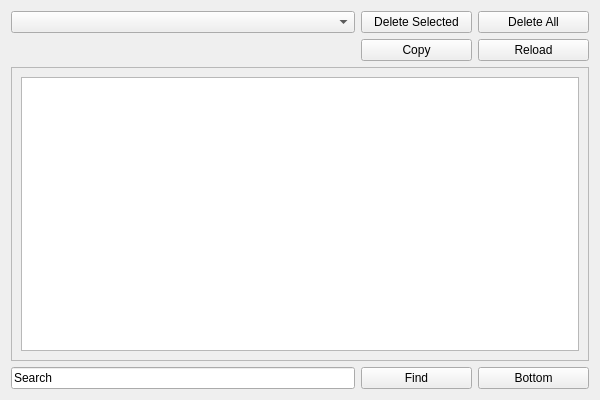
<?xml version="1.0" encoding="UTF-8"?>
<ui version="4.0">
 <class>LogsWidget</class>
 <widget class="QWidget" name="LogsWidget">
  <property name="geometry">
   <rect>
    <x>0</x>
    <y>0</y>
    <width>600</width>
    <height>400</height>
   </rect>
  </property>
  <property name="windowTitle">
   <string>Logs</string>
  </property>
  <layout class="QGridLayout" name="gridLayout_2">
   <item row="0" column="4">
    <widget class="QPushButton" name="deleteAllButton">
     <property name="toolTip">
      <string>Delete all logs</string>
     </property>
     <property name="text">
      <string>Delete All</string>
     </property>
    </widget>
   </item>
   <item row="3" column="4">
    <widget class="QPushButton" name="bottomButton">
     <property name="toolTip">
      <string>Scroll all the way to the bottom</string>
     </property>
     <property name="text">
      <string>Bottom</string>
     </property>
    </widget>
   </item>
   <item row="1" column="4">
    <widget class="QPushButton" name="reloadLogButton">
     <property name="toolTip">
      <string>Reload contents of log from disk</string>
     </property>
     <property name="text">
      <string>Reload</string>
     </property>
    </widget>
   </item>
   <item row="1" column="3">
    <widget class="QPushButton" name="copyLogButton">
     <property name="toolTip">
      <string>Copy the whole log into clipboard</string>
     </property>
     <property name="text">
      <string>Copy</string>
     </property>
    </widget>
   </item>
   <item row="2" column="0" colspan="5">
    <widget class="QScrollArea" name="logScrollArea">
     <property name="sizePolicy">
      <sizepolicy hsizetype="MinimumExpanding" vsizetype="MinimumExpanding">
       <horstretch>0</horstretch>
       <verstretch>0</verstretch>
      </sizepolicy>
     </property>
     <property name="widgetResizable">
      <bool>true</bool>
     </property>
     <widget class="QWidget" name="scrollAreaWidgetContents">
      <property name="geometry">
       <rect>
        <x>0</x>
        <y>0</y>
        <width>580</width>
        <height>287</height>
       </rect>
      </property>
      <layout class="QGridLayout" name="gridLayout">
       <item row="0" column="0">
        <widget class="QPlainTextEdit" name="logPlainTextEdit">
         <property name="readOnly">
          <bool>true</bool>
         </property>
        </widget>
       </item>
      </layout>
     </widget>
    </widget>
   </item>
   <item row="0" column="3">
    <widget class="QPushButton" name="deleteSelectedButton">
     <property name="toolTip">
      <string>Delete selected log</string>
     </property>
     <property name="text">
      <string>Delete Selected</string>
     </property>
    </widget>
   </item>
   <item row="0" column="0" colspan="3">
    <widget class="QComboBox" name="selectLogBox"/>
   </item>
   <item row="3" column="3">
    <widget class="QPushButton" name="findButton">
     <property name="text">
      <string>Find</string>
     </property>
    </widget>
   </item>
   <item row="3" column="0" colspan="3">
    <widget class="QLineEdit" name="searchLineEdit">
     <property name="text">
      <string>Search</string>
     </property>
    </widget>
   </item>
  </layout>
 </widget>
 <resources/>
 <connections/>
</ui>
